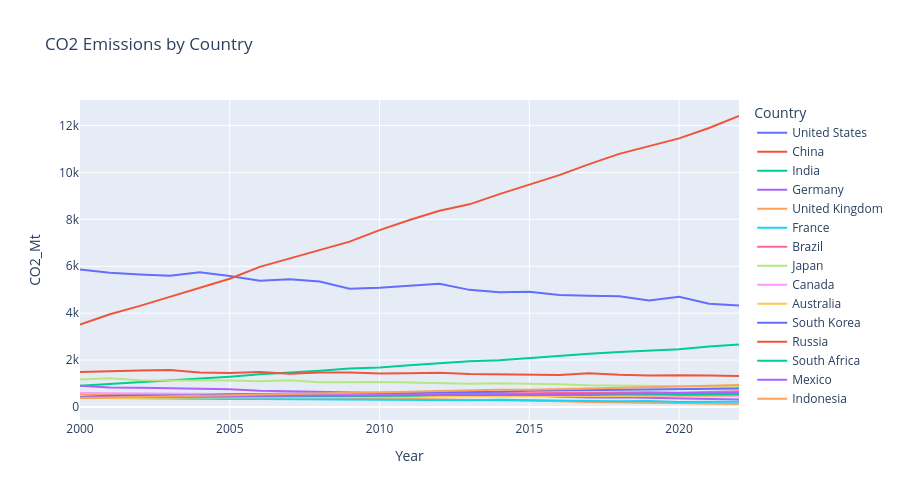

Notebook source saved alongside this figure:
### Markdown cell above
### Example 2 — Multi-series: the spaghetti problem and how to fix it

### Code cell
fig = px.line(df, x='Year', y='CO2_Mt', color='Country',
              title='CO2 Emissions by Country', height=500)

fig.show()

### Figure 1 — Plotly figure (JSON) as saved in the notebook; plotly's stock layout.template omitted (floating-point values rounded to 4 significant figures)
{"data": [{"hovertemplate": "Country=United States<br>Year=%{x}<br>CO2_Mt=%{y}<extra></extra>", "legendgroup": "United States", "line": {"color": "#636efa", "dash": "solid"}, "marker": {"symbol": "circle"}, "mode": "lines", "name": "United States", "orientation": "v", "showlegend": true, "type": "scatter", "x": [2000, 2001, 2002, 2003, 2004, 2005, 2006, 2007, 2008, 2009, 2010, 2011, 2012, 2013, 2014, 2015, 2016, 2017, 2018, 2019, 2020, 2021, 2022], "xaxis": "x", "y": [5858.0, 5724.0, 5653.0, 5593.0, 5743.0, 5589.0, 5386.0, 5443.0, 5348.0, 5038.0, 5082.0, 5176.0, 5250.0, 4994.0, 4897.0, 4913.0, 4770.0, 4746.0, 4718.0, 4537.0, 4695.0, 4398.0, 4326.0], "yaxis": "y"}, {"hovertemplate": "Country=China<br>Year=%{x}<br>CO2_Mt=%{y}<extra></extra>", "legendgroup": "China", "line": {"color": "#EF553B", "dash": "solid"}, "marker": {"symbol": "circle"}, "mode": "lines", "name": "China", "orientation": "v", "showlegend": true, "type": "scatter", "x": [2000, 2001, 2002, 2003, 2004, 2005, 2006, 2007, 2008, 2009, 2010, 2011, 2012, 2013, 2014, 2015, 2016, 2017, 2018, 2019, 2020, 2021, 2022], "xaxis": "x", "y": [3514.0, 3952.0, 4312.0, 4692.0, 5079.0, 5468.0, 5974.0, 6323.0, 6673.0, 7053.0, 7543.0, 7972.0, 8365.0, 8641.0, 9078.0, 9466.0, 9887.0, 10360.0, 10790.0, 11130.0, 11450.0, 11900.0, 12410.0], "yaxis": "y"}, {"hovertemplate": "Country=India<br>Year=%{x}<br>CO2_Mt=%{y}<extra></extra>", "legendgroup": "India", "line": {"color": "#00cc96", "dash": "solid"}, "marker": {"symbol": "circle"}, "mode": "lines", "name": "India", "orientation": "v", "showlegend": true, "type": "scatter", "x": [2000, 2001, 2002, 2003, 2004, 2005, 2006, 2007, 2008, 2009, 2010, 2011, 2012, 2013, 2014, 2015, 2016, 2017, 2018, 2019, 2020, 2021, 2022], "xaxis": "x", "y": [901.6, 974.6, 1056.0, 1146.0, 1205.0, 1291.0, 1396.0, 1466.0, 1542.0, 1637.0, 1687.0, 1774.0, 1865.0, 1945.0, 1994.0, 2092.0, 2177.0, 2267.0, 2345.0, 2419.0, 2466.0, 2580.0, 2661.0], "yaxis": "y"}, {"hovertemplate": "Country=Germany<br>Year=%{x}<br>CO2_Mt=%{y}<extra></extra>", "legendgroup": "Germany", "line": {"color": "#ab63fa", "dash": "solid"}, "marker": {"symbol": "circle"}, "mode": "lines", "name": "Germany", "orientation": "v", "showlegend": true, "type": "scatter", "x": [2000, 2001, 2002, 2003, 2004, 2005, 2006, 2007, 2008, 2009, 2010, 2011, 2012, 2013, 2014, 2015, 2016, 2017, 2018, 2019, 2020, 2021, 2022], "xaxis": "x", "y": [902.4, 831.7, 815.2, 804.7, 772.9, 759.1, 685.9, 668.0, 650.3, 608.3, 611.2, 569.2, 586.7, 521.5, 504.5, 499.0, 438.8, 407.4, 413.2, 389.5, 373.4, 344.0, 315.1], "yaxis": "y"}, {"hovertemplate": "Country=United Kingdom<br>Year=%{x}<br>CO2_Mt=%{y}<extra></extra>", "legendgroup": "United Kingdom", "line": {"color": "#FFA15A", "dash": "solid"}, "marker": {"symbol": "circle"}, "mode": "lines", "name": "United Kingdom", "orientation": "v", "showlegend": true, "type": "scatter", "x": [2000, 2001, 2002, 2003, 2004, 2005, 2006, 2007, 2008, 2009, 2010, 2011, 2012, 2013, 2014, 2015, 2016, 2017, 2018, 2019, 2020, 2021, 2022], "xaxis": "x", "y": [552.4, 542.6, 523.3, 492.0, 500.9, 465.3, 429.1, 428.8, 410.8, 384.6, 357.3, 331.6, 319.1, 303.8, 280.1, 276.3, 247.0, 210.4, 188.0, 185.4, 157.5, 148.0, 125.3], "yaxis": "y"}, {"hovertemplate": "Country=France<br>Year=%{x}<br>CO2_Mt=%{y}<extra></extra>", "legendgroup": "France", "line": {"color": "#19d3f3", "dash": "solid"}, "marker": {"symbol": "circle"}, "mode": "lines", "name": "France", "orientation": "v", "showlegend": true, "type": "scatter", "x": [2000, 2001, 2002, 2003, 2004, 2005, 2006, 2007, 2008, 2009, 2010, 2011, 2012, 2013, 2014, 2015, 2016, 2017, 2018, 2019, 2020, 2021, 2022], "xaxis": "x", "y": [389.4, 375.4, 362.2, 367.7, 348.3, 343.1, 343.2, 334.5, 317.1, 326.4, 318.2, 306.0, 298.0, 290.0, 308.1, 277.4, 267.1, 248.0, 244.2, 256.1, 215.4, 218.3, 222.5], "yaxis": "y"}, {"hovertemplate": "Country=Brazil<br>Year=%{x}<br>CO2_Mt=%{y}<extra></extra>", "legendgroup": "Brazil", "line": {"color": "#FF6692", "dash": "solid"}, "marker": {"symbol": "circle"}, "mode": "lines", "name": "Brazil", "orientation": "v", "showlegend": true, "type": "scatter", "x": [2000, 2001, 2002, 2003, 2004, 2005, 2006, 2007, 2008, 2009, 2010, 2011, 2012, 2013, 2014, 2015, 2016, 2017, 2018, 2019, 2020, 2021, 2022], "xaxis": "x", "y": [423.8, 445.8, 450.4, 454.4, 452.6, 481.6, 483.2, 499.0, 514.3, 527.4, 525.9, 534.4, 539.2, 567.9, 588.3, 588.9, 600.9, 593.9, 613.8, 626.7, 602.1, 631.2, 664.0], "yaxis": "y"}, {"hovertemplate": "Country=Japan<br>Year=%{x}<br>CO2_Mt=%{y}<extra></extra>", "legendgroup": "Japan", "line": {"color": "#B6E880", "dash": "solid"}, "marker": {"symbol": "circle"}, "mode": "lines", "name": "Japan", "orientation": "v", "showlegend": true, "type": "scatter", "x": [2000, 2001, 2002, 2003, 2004, 2005, 2006, 2007, 2008, 2009, 2010, 2011, 2012, 2013, 2014, 2015, 2016, 2017, 2018, 2019, 2020, 2021, 2022], "xaxis": "x", "y": [1166.0, 1220.0, 1136.0, 1131.0, 1151.0, 1127.0, 1101.0, 1133.0, 1050.0, 1061.0, 1064.0, 1042.0, 1005.0, 990.9, 1010.0, 996.6, 967.4, 925.1, 916.6, 914.5, 902.8, 898.1, 865.1], "yaxis": "y"}, {"hovertemplate": "Country=Canada<br>Year=%{x}<br>CO2_Mt=%{y}<extra></extra>", "legendgroup": "Canada", "line": {"color": "#FF97FF", "dash": "solid"}, "marker": {"symbol": "circle"}, "mode": "lines", "name": "Canada", "orientation": "v", "showlegend": true, "type": "scatter", "x": [2000, 2001, 2002, 2003, 2004, 2005, 2006, 2007, 2008, 2009, 2010, 2011, 2012, 2013, 2014, 2015, 2016, 2017, 2018, 2019, 2020, 2021, 2022], "xaxis": "x", "y": [589.6, 584.4, 585.1, 565.2, 563.8, 553.5, 540.5, 569.3, 553.4, 544.2, 529.9, 514.6, 531.3, 513.3, 514.8, 498.5, 502.8, 489.1, 484.5, 487.7, 463.2, 458.7, 461.7], "yaxis": "y"}, {"hovertemplate": "Country=Australia<br>Year=%{x}<br>CO2_Mt=%{y}<extra></extra>", "legendgroup": "Australia", "line": {"color": "#FECB52", "dash": "solid"}, "marker": {"symbol": "circle"}, "mode": "lines", "name": "Australia", "orientation": "v", "showlegend": true, "type": "scatter", "x": [2000, 2001, 2002, 2003, 2004, 2005, 2006, 2007, 2008, 2009, 2010, 2011, 2012, 2013, 2014, 2015, 2016, 2017, 2018, 2019, 2020, 2021, 2022], "xaxis": "x", "y": [378.4, 391.5, 388.8, 394.9, 397.8, 407.5, 403.7, 414.2, 423.1, 426.7, 430.1, 435.2, 443.8, 461.4, 444.2, 471.6, 453.9, 448.9, 466.0, 477.6, 494.3, 478.2, 493.7], "yaxis": "y"}, {"hovertemplate": "Country=South Korea<br>Year=%{x}<br>CO2_Mt=%{y}<extra></extra>", "legendgroup": "South Korea", "line": {"color": "#636efa", "dash": "solid"}, "marker": {"symbol": "circle"}, "mode": "lines", "name": "South Korea", "orientation": "v", "showlegend": true, "type": "scatter", "x": [2000, 2001, 2002, 2003, 2004, 2005, 2006, 2007, 2008, 2009, 2010, 2011, 2012, 2013, 2014, 2015, 2016, 2017, 2018, 2019, 2020, 2021, 2022], "xaxis": "x", "y": [438.1, 481.5, 490.6, 490.8, 494.6, 537.2, 539.0, 566.1, 570.0, 585.4, 595.9, 620.6, 631.1, 649.6, 646.2, 686.5, 704.0, 706.0, 738.5, 750.8, 755.8, 777.3, 789.5], "yaxis": "y"}, {"hovertemplate": "Country=Russia<br>Year=%{x}<br>CO2_Mt=%{y}<extra></extra>", "legendgroup": "Russia", "line": {"color": "#EF553B", "dash": "solid"}, "marker": {"symbol": "circle"}, "mode": "lines", "name": "Russia", "orientation": "v", "showlegend": true, "type": "scatter", "x": [2000, 2001, 2002, 2003, 2004, 2005, 2006, 2007, 2008, 2009, 2010, 2011, 2012, 2013, 2014, 2015, 2016, 2017, 2018, 2019, 2020, 2021, 2022], "xaxis": "x", "y": [1496.0, 1532.0, 1552.0, 1570.0, 1467.0, 1447.0, 1488.0, 1416.0, 1467.0, 1471.0, 1421.0, 1438.0, 1460.0, 1404.0, 1385.0, 1397.0, 1358.0, 1441.0, 1371.0, 1338.0, 1357.0, 1336.0, 1323.0], "yaxis": "y"}, {"hovertemplate": "Country=South Africa<br>Year=%{x}<br>CO2_Mt=%{y}<extra></extra>", "legendgroup": "South Africa", "line": {"color": "#00cc96", "dash": "solid"}, "marker": {"symbol": "circle"}, "mode": "lines", "name": "South Africa", "orientation": "v", "showlegend": true, "type": "scatter", "x": [2000, 2001, 2002, 2003, 2004, 2005, 2006, 2007, 2008, 2009, 2010, 2011, 2012, 2013, 2014, 2015, 2016, 2017, 2018, 2019, 2020, 2021, 2022], "xaxis": "x", "y": [425.4, 430.0, 427.0, 456.8, 455.0, 457.7, 458.9, 456.8, 463.5, 462.8, 474.4, 475.7, 504.5, 502.6, 500.7, 497.6, 501.1, 513.4, 528.0, 541.4, 518.0, 539.8, 534.4], "yaxis": "y"}, {"hovertemplate": "Country=Mexico<br>Year=%{x}<br>CO2_Mt=%{y}<extra></extra>", "legendgroup": "Mexico", "line": {"color": "#ab63fa", "dash": "solid"}, "marker": {"symbol": "circle"}, "mode": "lines", "name": "Mexico", "orientation": "v", "showlegend": true, "type": "scatter", "x": [2000, 2001, 2002, 2003, 2004, 2005, 2006, 2007, 2008, 2009, 2010, 2011, 2012, 2013, 2014, 2015, 2016, 2017, 2018, 2019, 2020, 2021, 2022], "xaxis": "x", "y": [415.9, 428.4, 429.0, 442.0, 444.4, 455.2, 474.3, 476.8, 490.3, 486.4, 504.8, 494.3, 516.4, 529.4, 518.0, 534.5, 548.4, 564.5, 559.2, 576.5, 592.1, 592.8, 594.3], "yaxis": "y"}, {"hovertemplate": "Country=Indonesia<br>Year=%{x}<br>CO2_Mt=%{y}<extra></extra>", "legendgroup": "Indonesia", "line": {"color": "#FFA15A", "dash": "solid"}, "marker": {"symbol": "circle"}, "mode": "lines", "name": "Indonesia", "orientation": "v", "showlegend": true, "type": "scatter", "x": [2000, 2001, 2002, 2003, 2004, 2005, 2006, 2007, 2008, 2009, 2010, 2011, 2012, 2013, 2014, 2015, 2016, 2017, 2018, 2019, 2020, 2021, 2022], "xaxis": "x", "y": [382.8, 400.4, 430.7, 453.8, 482.6, 501.9, 533.0, 551.8, 586.6, 602.5, 614.5, 647.3, 680.1, 717.7, 736.3, 738.2, 768.8, 813.7, 834.8, 872.3, 876.5, 898.5, 930.5], "yaxis": "y"}], "layout": {"height": 500, "legend": {"title": {"text": "Country"}, "tracegroupgap": 0}, "title": {"text": "CO2 Emissions by Country"}, "xaxis": {"anchor": "y", "domain": [0, 1], "title": {"text": "Year"}}, "yaxis": {"anchor": "x", "domain": [0, 1], "title": {"text": "CO2_Mt"}}}}
